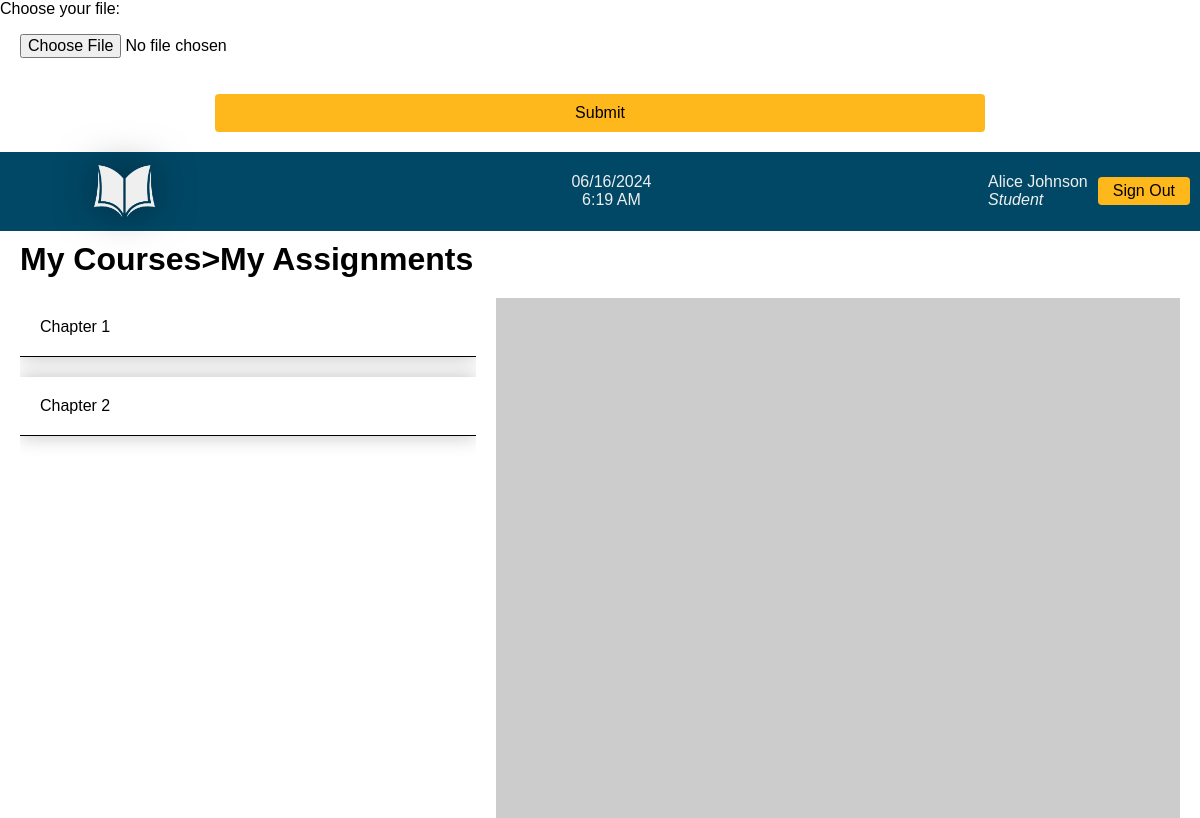
The app's page /pages/assignment.php?course_code=CACS254 (signed in) with its own data.
### tables this page shows
CREATE TABLE `students` (
  `student_id` int(11) NOT NULL,
  `fname` varchar(20) DEFAULT NULL,
  `lname` varchar(20) DEFAULT NULL,
  `phone` bigint(20) DEFAULT NULL,
  `email` varchar(40) DEFAULT NULL,
  `username` varchar(8) DEFAULT NULL,
  `password` char(255) DEFAULT NULL,
  `dob` date DEFAULT NULL,
  `batch_year` year(4) DEFAULT NULL
);

CREATE TABLE `assignment_category` (
  `assignment_category_id` int(11) NOT NULL,
  `category_name` varchar(50) NOT NULL,
  `teacher_courses_id` int(11) DEFAULT NULL
);

### database/value_pull.php (called while the page is built, shortened)
<?php
    include_once 'check_result.php';
    function getDetails($username){
        $connection = connectDatabase();
        if ($_SESSION['title'] == 'teacher'){
            $sql = "SELECT teacher_id, fname, lname FROM teachers WHERE username='$username';";
        }
        else if ($_SESSION['title'] == 'student'){
            $sql = "SELECT student_id, fname, lname, batch_year, semester_number FROM students INNER JOIN batch USING (batch_year) WHERE username='$username';";
        }
        $result = mysqli_query($connection,$sql);
        $userDetails=[];
        while ($row = mysqli_fetch_assoc($result)) {
            array_push($userDetails, $row);
       }
       return $userDetails;
    }
    function getSubjectTeacher($course_code){
        $connection = connectDatabase();
        $sql = "SELECT teacher_id,fname, lname from teachers INNER JOIN teacher_courses USING (teacher_id) WHERE course_code='$course_code' AND teacher_courses.active_status=1";
        $result = mysqli_query($connection,$sql);
        $teacherIdName = [];
        while ($row = mysqli_fetch_assoc($result)) {
            array_push($teacherIdName, $row);
        }
        return $teacherIdName;
    }
    function getCategory($teacherId,$courseCode){
        $connection = connectDatabase();
        $sql = "SELECT teacher_courses_id,assignment_category_id,category_name from assignment_category INNER JOIN teacher_courses USING (teacher_courses_id) WHERE teacher_id = '$teacherId' AND course_code = '$courseCode' AND active_status='1';";
        $result = mysqli_query($connection,$sql);
        $categoryNames = [];
        while ($row = mysqli_fetch_assoc($result)) {
            array_push($categoryNames, $row);
        }
        return $categoryNames;
    }
?>

### database/check_result.php (called while the page is built, shortened)
<?php
    function checkResult($result,$connection) {
        if($result && mysqli_num_rows($result)>0){
            return true;
        } else {
            mysqli_close($connection);
            return false;
        }
    }
?>

### pages/assignment.php (the view, shortened to what this page needs)
<?php
    include_once '../database/value_pull.php';
    include_once 'popup_modal.php';
    $title = $_SESSION['title'];
    if(isset($_GET['course_code'])) {
        $courseCode = $_GET['course_code'];
    }
?>
<!DOCTYPE html>
<html lang="en">
<head>
    <link rel="stylesheet" href="../css/style.css">
</head>
<body>
    <?php include_once 'login_navbar.php'; ?>
    <div class="heading">
        <h1><a href="dashboard.php">My Courses</a>>My Assignments</h1>
    </div>
    <div class="course-title">
    </div>
    <div class="assignment-container">
        <div class="left">
            <div class="left-titles">
                <?php
                    if ($title == 'teacher'){
                        $categoryNames = getCategory($_SESSION['teacher_id'],$courseCode);
                    } elseif ($title == 'student') {
                        $teacherId = getSubjectTeacher($courseCode);
                        foreach ($teacherId as $teacherId) {
                            $teacherId = $teacherId['teacher_id'];
                        }
                        $categoryNames = getCategory($teacherId,$courseCode);
                    }
                    if ($categoryNames == false){
                        echo 'No category created.';
                    }else {
                        foreach ($categoryNames as $name){
                ?>
                <div class="category-name" onclick="loadQuestion(<?php echo $name['assignment_category_id'].','.$name['teacher_courses_id'];?>); keepSelected()">
                    <span><?php echo $name['category_name']; ?></span>
                </div>
                <?php
                        }
                    }
                ?>
            </div>
        </div>
        <div class="right">
        </div>
    </div>
</body>
</html>

### pages/login_navbar.php (shortened to what this page needs)
<?php
    include_once '../database/value_pull.php';
    $loggedInUsername = $_SESSION['username'];
    $userDetails = getDetails($loggedInUsername);
    foreach($userDetails as $detail){
        $name = $detail['fname']. ' ' .$detail['lname'];
    }
?>
<div class="nav-header">
    <div class="logo">
        <img src="../images/logo-without-name.svg" alt="Assignment Digitalization">
    </div>
    <div class="nav-time" id="nav-time">
        <div class="date" id="nav-date"></div>
        <div class="clock" id="nav-clock"></div>
    </div>
    <div class="nav-welcome">
        <p>
            <?php echo $name; ?>
            <br>
            <em><?php echo ucfirst(strtolower($_SESSION['title'])) ?></em>
        </p>
    </div>
    <div class="nav-button">
        <a href="sign_out.php"><button onclick="return confirm('Are you sure you want to sign out?');">Sign Out</button></a>
    </div>
</div>

### css/style.css (style rules this page uses)
body { margin:0; padding:0; height: 100%; box-sizing: border-box; font-family: 'Montserrat', sans-serif; }
.logo img { margin-left: 3%; height: 78.6px; width: 234.8px; filter: drop-shadow(0 0 20px #00000080); }
.nav-header { display: flex; background-color: #014866; }
.nav-time { color: #efefef; margin-left: auto; display: flex; flex-direction: column; align-items: center; justify-content: center; }
.nav-welcome { margin-left: auto; display: flex; align-items: center; justify-content: center; }
.nav-welcome p { font-size: 1rem; padding-right: 10px; color: #efefef; }
.nav-button { display: flex; align-items: center; justify-content: center; margin-right: 10px; }
.nav-button button { padding: 5px 15px; background: #ffb81c ; cursor: pointer; border: none; border-radius: 4px; font-size: medium; }
.heading h1 { text-align: left; margin: 10px 20px; }
.heading a { text-decoration: none; color: black; }
.course-title { font-size: 150%; text-align: center; padding-bottom: 10px; }
.assignment-container { display: flex; justify-content: space-between; padding: 0 20px; height: 65vh; column-gap: 20px; }
.assignment-container .left, .assignment-container .right { overflow-x: hidden; overflow-y: auto; display: flex; flex-direction: column; justify-content: space-between; }
.assignment-container .left { flex: 40%; }
.assignment-container .right { background-color: #ccc; flex: 60%; }
.left-titles, .right-titles { display: flex; flex-direction: column; }
.left-titles, .right-titles { gap: 20px; }
.left-titles .category-name { box-shadow: 0 0 20px 0 rgb(0, 0, 0, 0.25); cursor: pointer; border-bottom: 1px solid black; padding:20px; }

### records on screen
students: name "Alice Johnson"
assignment_category: category_name "Chapter 1"
assignment_category: category_name "Chapter 2"

### other values on screen
$_SESSION['title'] "Student"
